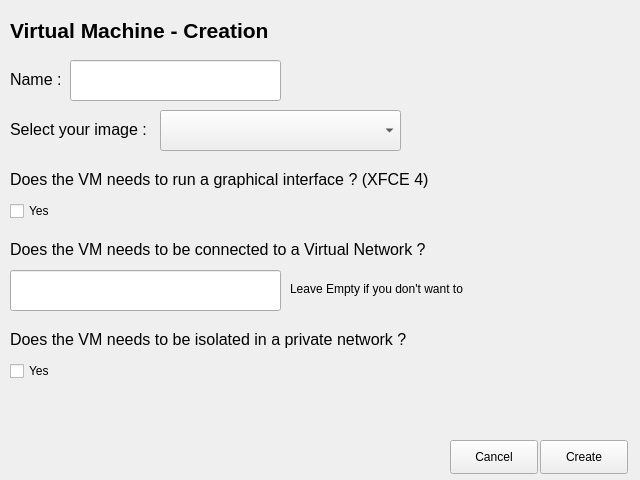
<?xml version="1.0" encoding="UTF-8"?>
<ui version="4.0">
 <class>MainWindow</class>
 <widget class="QMainWindow" name="MainWindow">
  <property name="geometry">
   <rect>
    <x>0</x>
    <y>0</y>
    <width>640</width>
    <height>480</height>
   </rect>
  </property>
  <property name="windowTitle">
   <string>theVirtualThings - VM Creation page</string>
  </property>
  <widget class="QWidget" name="centralwidget">
   <widget class="QPushButton" name="cancelButton">
    <property name="geometry">
     <rect>
      <x>450</x>
      <y>440</y>
      <width>88</width>
      <height>34</height>
     </rect>
    </property>
    <property name="text">
     <string>Cancel</string>
    </property>
   </widget>
   <widget class="QLabel" name="label">
    <property name="geometry">
     <rect>
      <x>10</x>
      <y>10</y>
      <width>321</width>
      <height>41</height>
     </rect>
    </property>
    <property name="font">
     <font>
      <pointsize>16</pointsize>
      <italic>false</italic>
      <bold>true</bold>
     </font>
    </property>
    <property name="text">
     <string>Virtual Machine - Creation</string>
    </property>
   </widget>
   <widget class="QLabel" name="nameLabel">
    <property name="geometry">
     <rect>
      <x>10</x>
      <y>70</y>
      <width>58</width>
      <height>18</height>
     </rect>
    </property>
    <property name="font">
     <font>
      <pointsize>12</pointsize>
     </font>
    </property>
    <property name="text">
     <string>Name : </string>
    </property>
   </widget>
   <widget class="QLineEdit" name="nameLineEdit">
    <property name="geometry">
     <rect>
      <x>70</x>
      <y>60</y>
      <width>211</width>
      <height>41</height>
     </rect>
    </property>
   </widget>
   <widget class="QLabel" name="guiLabel">
    <property name="geometry">
     <rect>
      <x>10</x>
      <y>170</y>
      <width>431</width>
      <height>18</height>
     </rect>
    </property>
    <property name="font">
     <font>
      <pointsize>12</pointsize>
     </font>
    </property>
    <property name="text">
     <string>Does the VM needs to run a graphical interface ? (XFCE 4)</string>
    </property>
   </widget>
   <widget class="QCheckBox" name="guiCheckBox">
    <property name="geometry">
     <rect>
      <x>10</x>
      <y>200</y>
      <width>84</width>
      <height>22</height>
     </rect>
    </property>
    <property name="text">
     <string>Yes </string>
    </property>
   </widget>
   <widget class="QLabel" name="network1Label">
    <property name="geometry">
     <rect>
      <x>10</x>
      <y>240</y>
      <width>441</width>
      <height>18</height>
     </rect>
    </property>
    <property name="font">
     <font>
      <pointsize>12</pointsize>
     </font>
    </property>
    <property name="text">
     <string>Does the VM needs to be connected to a Virtual Network ?</string>
    </property>
   </widget>
   <widget class="QLabel" name="isolatedLabel">
    <property name="geometry">
     <rect>
      <x>10</x>
      <y>330</y>
      <width>431</width>
      <height>18</height>
     </rect>
    </property>
    <property name="font">
     <font>
      <pointsize>12</pointsize>
     </font>
    </property>
    <property name="text">
     <string>Does the VM needs to be isolated in a private network ?</string>
    </property>
   </widget>
   <widget class="QCheckBox" name="isolatedCheckBox">
    <property name="geometry">
     <rect>
      <x>10</x>
      <y>360</y>
      <width>84</width>
      <height>22</height>
     </rect>
    </property>
    <property name="text">
     <string>Yes </string>
    </property>
   </widget>
   <widget class="QLineEdit" name="networkLineEdit">
    <property name="geometry">
     <rect>
      <x>10</x>
      <y>270</y>
      <width>271</width>
      <height>41</height>
     </rect>
    </property>
    <property name="text">
     <string/>
    </property>
    <property name="frame">
     <bool>true</bool>
    </property>
    <property name="dragEnabled">
     <bool>false</bool>
    </property>
    <property name="clearButtonEnabled">
     <bool>false</bool>
    </property>
   </widget>
   <widget class="QLabel" name="network2Label">
    <property name="geometry">
     <rect>
      <x>290</x>
      <y>280</y>
      <width>201</width>
      <height>18</height>
     </rect>
    </property>
    <property name="text">
     <string>Leave Empty if you don't want to</string>
    </property>
   </widget>
   <widget class="QPushButton" name="createButton">
    <property name="geometry">
     <rect>
      <x>540</x>
      <y>440</y>
      <width>88</width>
      <height>34</height>
     </rect>
    </property>
    <property name="text">
     <string>Create</string>
    </property>
   </widget>
   <widget class="QComboBox" name="imageComboBox">
    <property name="geometry">
     <rect>
      <x>160</x>
      <y>110</y>
      <width>241</width>
      <height>41</height>
     </rect>
    </property>
   </widget>
   <widget class="QLabel" name="imageLabel">
    <property name="geometry">
     <rect>
      <x>10</x>
      <y>120</y>
      <width>151</width>
      <height>18</height>
     </rect>
    </property>
    <property name="font">
     <font>
      <pointsize>12</pointsize>
     </font>
    </property>
    <property name="text">
     <string>Select your image :</string>
    </property>
   </widget>
  </widget>
 </widget>
 <resources/>
 <connections/>
</ui>
